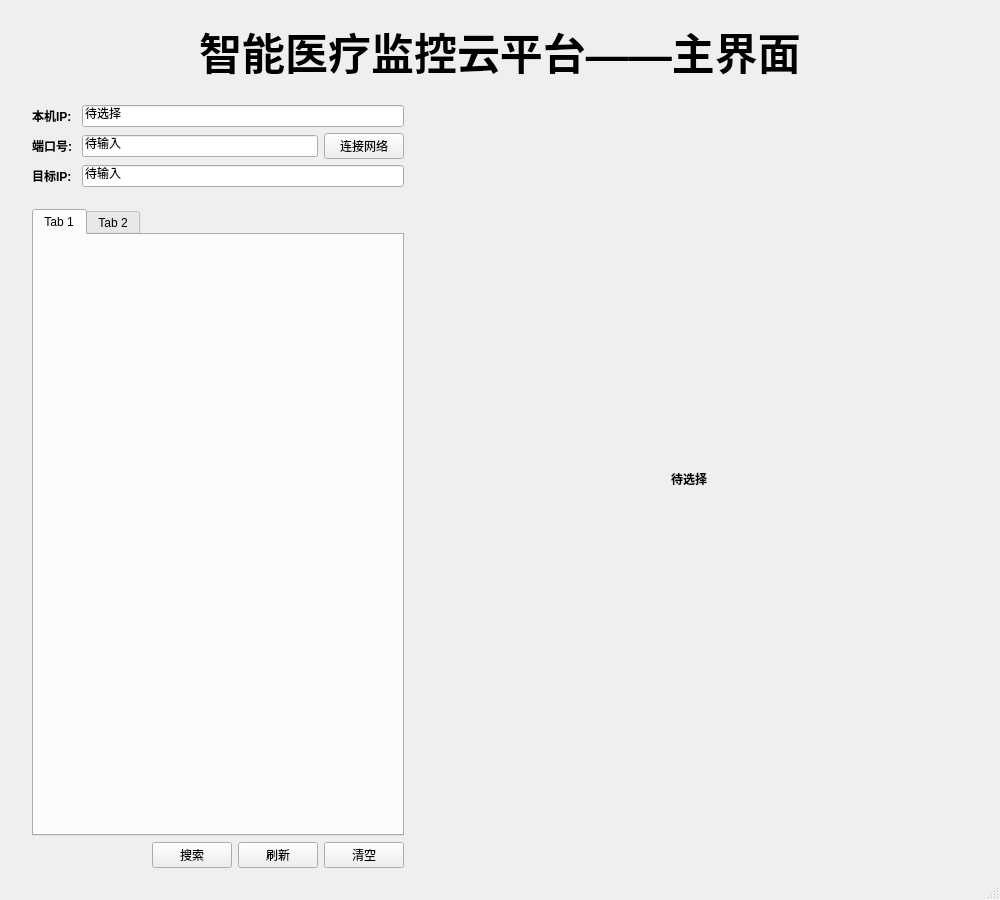
<?xml version="1.0" encoding="UTF-8"?>
<ui version="4.0">
    <class>MainWindow</class>
    <widget class="QMainWindow" name="MainWindow">
        <property name="geometry">
            <rect>
                <x>0</x>
                <y>0</y>
                <width>1000</width>
                <height>900</height>
            </rect>
        </property>
        <property name="contextMenuPolicy">
            <enum>Qt::DefaultContextMenu</enum>
        </property>
        <property name="windowTitle">
            <string>智能医疗监控云平台</string>
        </property>
        <widget class="QWidget" name="centralwidget">
            <layout class="QVBoxLayout" name="verticalLayout_2">
                <property name="leftMargin">
                    <number>32</number>
                </property>
                <property name="topMargin">
                    <number>20</number>
                </property>
                <property name="rightMargin">
                    <number>32</number>
                </property>
                <property name="bottomMargin">
                    <number>10</number>
                </property>
                <item>
                    <widget class="QLabel" name="label">
                        <property name="font">
                            <font>
                                <pointsize>32</pointsize>
                                <weight>75</weight>
                                <bold>true</bold>
                                <underline>false</underline>
                            </font>
                        </property>
                        <property name="text">
                            <string>智能医疗监控云平台——主界面</string>
                        </property>
                        <property name="alignment">
                            <set>Qt::AlignCenter</set>
                        </property>
                    </widget>
                </item>
                <item>
                    <layout class="QHBoxLayout" name="horizontalLayout_3" stretch="2,3">
                        <item>
                            <layout class="QVBoxLayout" name="verticalLayout">
                                <item>
                                    <layout class="QFormLayout" name="formLayout">
                                        <property name="topMargin">
                                            <number>16</number>
                                        </property>
                                        <property name="bottomMargin">
                                            <number>16</number>
                                        </property>
                                        <item row="0" column="0">
                                            <widget class="QLabel" name="cam_id_label">
                                                <property name="font">
                                                    <font>
                                                        <weight>75</weight>
                                                        <bold>true</bold>
                                                    </font>
                                                </property>
                                                <property name="text">
                                                    <string>本机IP: </string>
                                                </property>
                                            </widget>
                                        </item>
                                        <item row="0" column="1">
                                            <widget class="QLineEdit" name="cam_id">
                                                <property name="text">
                                                    <string>待选择</string>
                                                </property>
                                            </widget>
                                        </item>
                                        <item row="1" column="0">
                                            <widget class="QLabel" name="address_label1">
                                                <property name="font">
                                                    <font>
                                                        <weight>75</weight>
                                                        <bold>true</bold>
                                                    </font>
                                                </property>
                                                <property name="text">
                                                    <string>端口号: </string>
                                                </property>
                                            </widget>
                                        </item>
                                        <item row="1" column="1">
                                            <layout class="QHBoxLayout" name="horizontalLayout" stretch="2,0">
                                                <item>
                                                    <widget class="QLineEdit" name="address">
                                                        <property name="text">
                                                            <string>待输入</string>
                                                        </property>
                                                    </widget>
                                                </item>
                                                <item>
                                                    <widget class="QPushButton" name="connect_net">
                                                        <property name="text">
                                                            <string>连接网络</string>
                                                        </property>
                                                    </widget>
                                                </item>
                                            </layout>
                                        </item>
                                        <item row="2" column="0">
                                            <widget class="QLabel" name="max_speed_label">
                                                <property name="font">
                                                    <font>
                                                        <weight>75</weight>
                                                        <bold>true</bold>
                                                    </font>
                                                </property>
                                                <property name="text">
                                                    <string>目标IP:</string>
                                                </property>
                                            </widget>
                                        </item>
                                        <item row="2" column="1">
                                            <widget class="QLineEdit" name="target_ip">
                                                <property name="text">
                                                    <string>待输入</string>
                                                </property>
                                            </widget>
                                        </item>
                                    </layout>
                                </item>
                                <item>
                                    <widget class="QTabWidget" name="log_tabwidget">
                                        <property name="minimumSize">
                                            <size>
                                                <width>0</width>
                                                <height>200</height>
                                            </size>
                                        </property>
                                        <property name="tabShape">
                                            <enum>QTabWidget::Rounded</enum>
                                        </property>
                                        <property name="currentIndex">
                                            <number>0</number>
                                        </property>
                                        <property name="documentMode">
                                            <bool>false</bool>
                                        </property>
                                        <property name="movable">
                                            <bool>true</bool>
                                        </property>
                                        <property name="tabBarAutoHide">
                                            <bool>true</bool>
                                        </property>
                                        <widget class="QWidget" name="tab_1">
                                            <property name="accessibleName">
                                                <string/>
                                            </property>
                                            <attribute name="title">
                                                <string>Tab 1</string>
                                            </attribute>
                                        </widget>
                                        <widget class="QWidget" name="tab_2">
                                            <attribute name="title">
                                                <string>Tab 2</string>
                                            </attribute>
                                        </widget>
                                    </widget>
                                </item>
                                <item>
                                    <layout class="QHBoxLayout" name="horizontalLayout">
                                        <item>
                                            <spacer name="horizontalSpacer">
                                                <property name="orientation">
                                                    <enum>Qt::Horizontal</enum>
                                                </property>
                                                <property name="sizeHint" stdset="0">
                                                    <size>
                                                        <width>158</width>
                                                        <height>20</height>
                                                    </size>
                                                </property>
                                            </spacer>
                                        </item>
                                        <item>
                                            <widget class="QPushButton" name="search_button">
                                                <property name="text">
                                                    <string>搜索</string>
                                                </property>
                                            </widget>
                                        </item>
                                        <item>
                                            <widget class="QPushButton" name="refresh_button">
                                                <property name="text">
                                                    <string>刷新</string>
                                                </property>
                                            </widget>
                                        </item>
                                        <item>
                                            <widget class="QPushButton" name="clear_button">
                                                <property name="text">
                                                    <string>清空</string>
                                                </property>
                                            </widget>
                                        </item>
                                    </layout>
                                </item>
                            </layout>
                        </item>
                        <item>
                            <layout class="QVBoxLayout" name="verticalLayout_2">
                                <item>
                                    <widget class="QLabel" name="live_preview">
                                        <property name="minimumSize">
                                            <size>
                                                <width>300</width>
                                                <height>200</height>
                                            </size>
                                        </property>
                                        <property name="font">
                                            <font>
                                                <weight>75</weight>
                                                <bold>true</bold>
                                            </font>
                                        </property>
                                        <property name="text">
                                            <string>待选择</string>
                                        </property>
                                        <property name="alignment">
                                            <set>Qt::AlignCenter</set>
                                        </property>
                                    </widget>
                                </item>
                            </layout>
                        </item>
                    </layout>
                </item>
            </layout>
        </widget>
        <widget class="QStatusBar" name="statusBar"/>
    </widget>
    <resources/>
    <connections/>
</ui>
